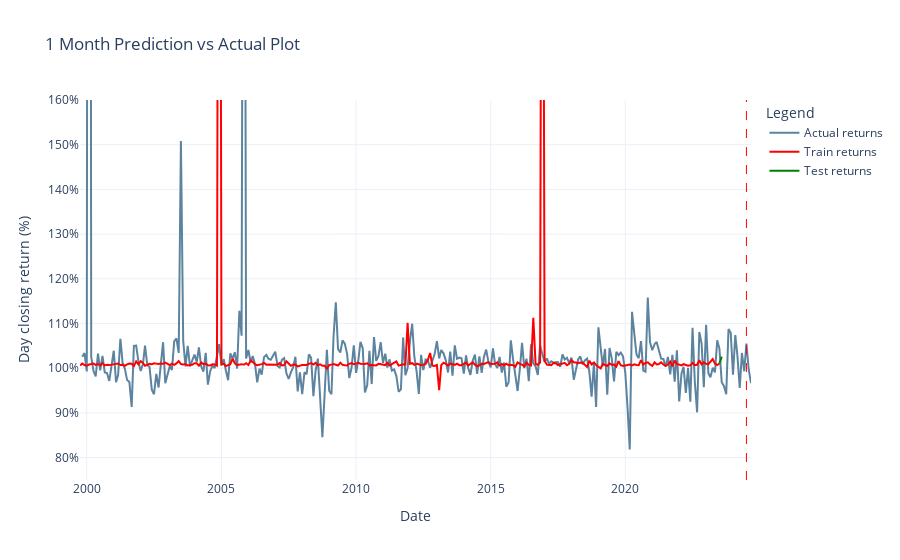

Notebook source saved alongside this figure:
### Markdown cell above
#### Actual vs Prediction plot

### Code cell
generate_plot(df, y_train_pred_1m, y_test_pred_1m)

### Figure 1 — Plotly figure (JSON) as saved in the notebook; plotly's stock layout.template omitted (floating-point values rounded to 4 significant figures; data arrays with more than 128 entries replaced by an {"elided": "..."} marker saying what was removed)
{"data": [{"line": {"color": "#5c839f", "width": 2}, "mode": "lines", "name": "Actual returns", "x": {"elided": "300 str values"}, "y": {"elided": "300 float values"}, "type": "scatter"}, {"line": {"color": "red", "width": 2}, "mode": "lines", "name": "Train returns", "x": {"elided": "286 str values"}, "y": {"elided": "286 float values"}, "type": "scatter"}, {"line": {"color": "green", "width": 2}, "mode": "lines", "name": "Test returns", "x": ["2023-07-01", "2023-08-01", "2023-09-01", "2023-10-01", "2023-11-01", "2023-12-01", "2024-01-01", "2024-02-01", "2024-03-01", "2024-04-01", "2024-05-01", "2024-06-01", "2024-07-01", "2024-08-01", "2024-09-01"], "y": [1.011, 1.026], "type": "scatter"}], "layout": {"shapes": [{"line": {"color": "red", "dash": "dash", "width": 1}, "type": "line", "x0": "2024-07-01", "x1": "2024-07-01", "xref": "x", "y0": 0, "y1": 1, "yref": "y domain"}], "yaxis": {"title": {"text": "Day closing return (%)"}, "tickformat": ".0%", "range": [0.75, 1.6]}, "title": {"text": "1 Month Prediction vs Actual Plot"}, "xaxis": {"title": {"text": "Date"}}, "legend": {"title": {"text": "Legend"}}}}
